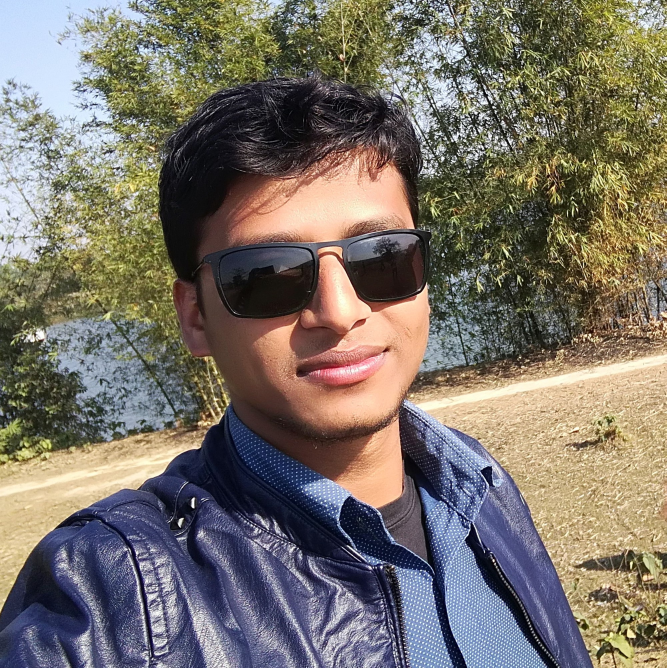
#> input picture SAGOR.jpg, 1999 x 2003 px (shown at 1/3 size)
$ python test.py
#> lines starting #> are read from the running program, lines starting #| are printed output that depends on the picture
import cv2
image=cv2.imread('SAGOR.jpg')
#> image is the input picture: shape (2003, 1999, 3); mean B, G, R 104.8, 114.4, 121.7
img=cv2.resize(image,(600,600))
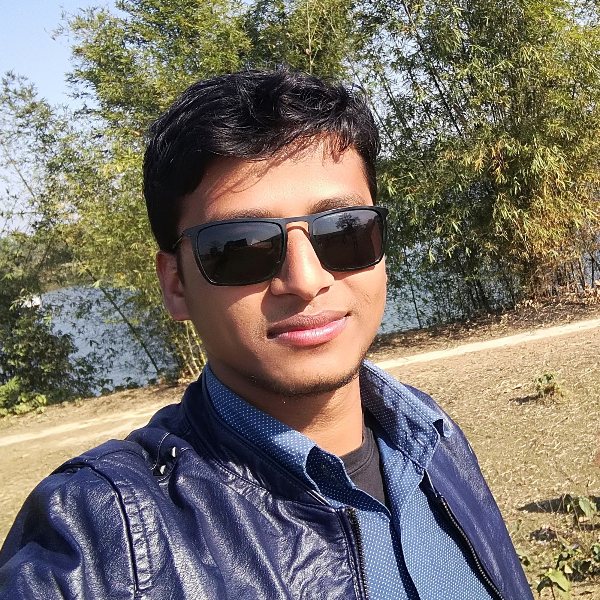
#> img: shape (600, 600, 3); mean B, G, R 104.7, 114.3, 121.6
cv2.imshow('image',img)
cv2.waitKey(0)

$ run again, with 20180409_131045.jpg copied over SAGOR.jpg
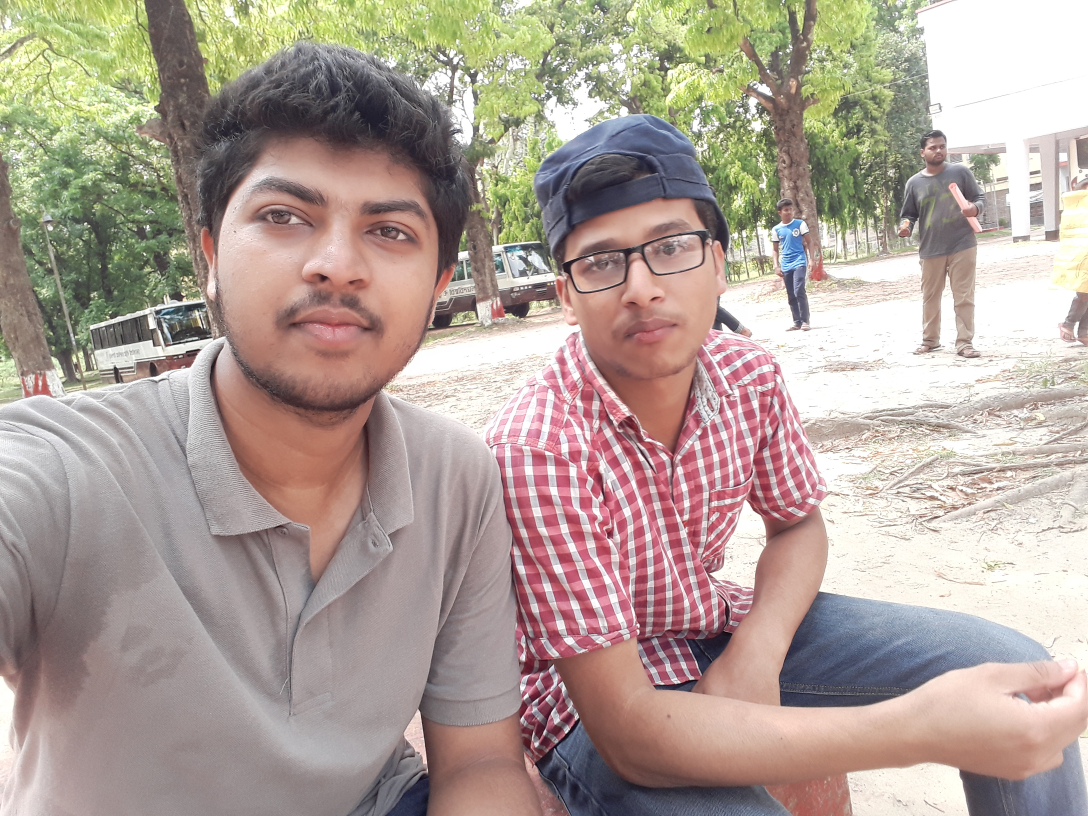
#> input picture 20180409_131045.jpg, 3264 x 2448 px (shown at 1/3 size)
#> image is the input picture: shape (2448, 3264, 3); mean B, G, R 151.7, 160.7, 175.6
#> `img=cv2.resize(image,(600,600))`:
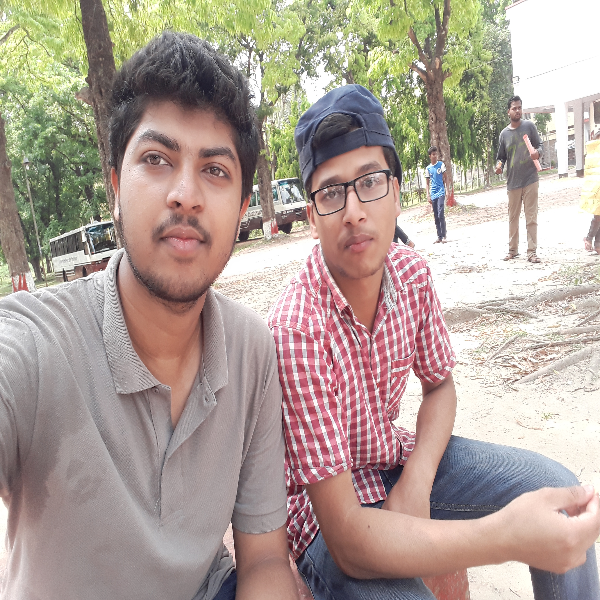
#> img: shape (600, 600, 3); mean B, G, R 151.6, 160.6, 175.6

$ run again, with 21277995_1991928577709946_1043423511_o.jpg copied over SAGOR.jpg
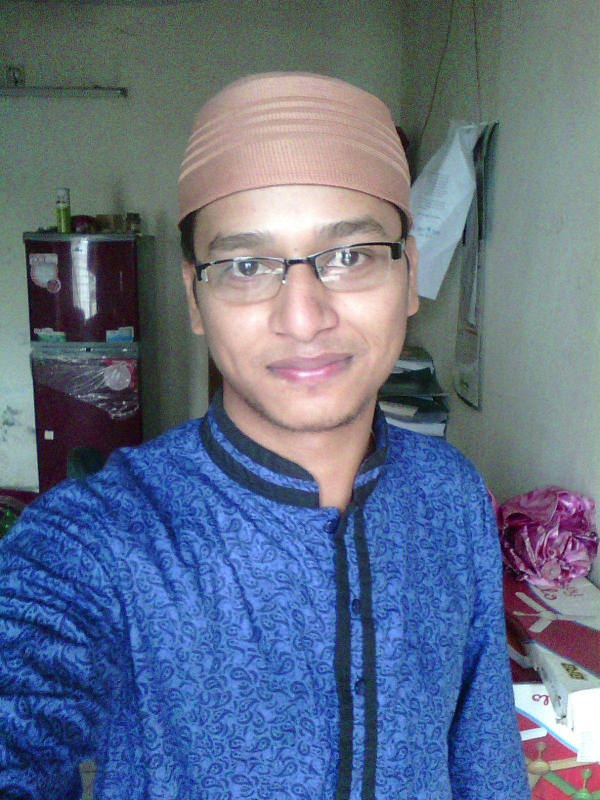
#> input picture 21277995_1991928577709946_1043423511_o.jpg, 1200 x 1600 px (shown at 1/2 size)
#> image is the input picture: shape (1600, 1200, 3); mean B, G, R 134.9, 111.2, 96.8
#> `img=cv2.resize(image,(600,600))`:
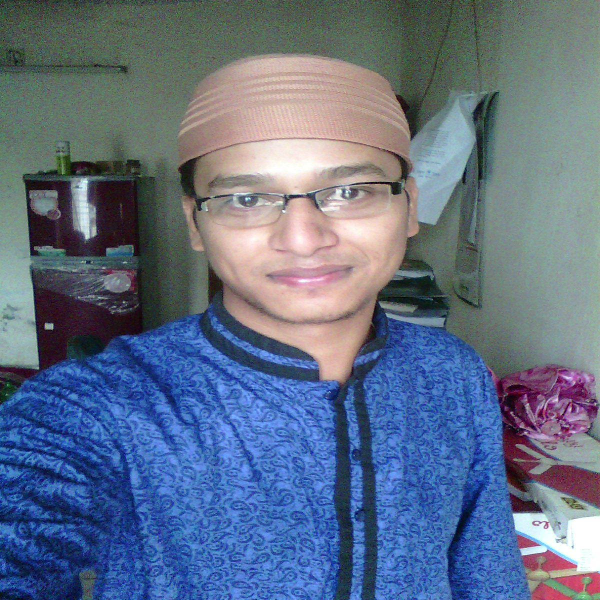
#> img: shape (600, 600, 3); mean B, G, R 134.9, 111.1, 96.7
